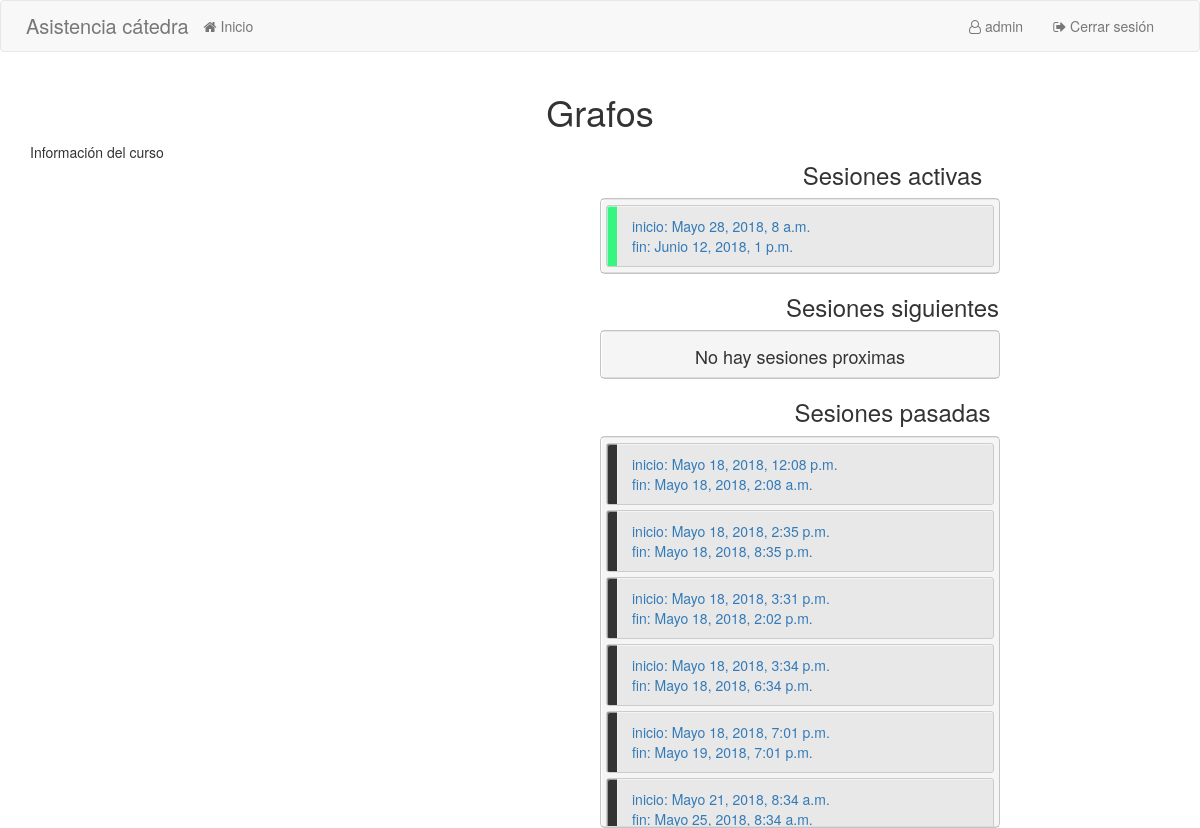
Page /curso/1/ (signed in) on the committed database.
### qr/models.py (models this page shows, shortened)
class Curso(models.Model):
    identificador = models.IntegerField(default=0000, null=False)
    nombre = models.CharField(max_length=300)
    clases = models.ManyToManyField(Clase)
    monitores = models.ManyToManyField(User)

class Clase(models.Model):
    inicio = models.DateTimeField(default=datetime.now)
    fin = models.DateTimeField(default=datetime.now)

### qr/views.py (the view)
# urls.py: url(r"^curso/(?P<id_curso>[0-9]+)/$", views.curso, name="curso"),
def curso(request, id_curso):
    curso = get_object_or_404(Curso, pk=id_curso)
    if request.user not in curso.monitores.all():
        return redirect('qr:home')
    dateNow = datetime.now(tz=timezone.utc)
    previous = curso.clases.all().filter(fin__lt=dateNow)
    next = curso.clases.all().filter(inicio__gt=dateNow)
    now = curso.clases.all().filter(Q(inicio__lte=dateNow)&Q(fin__gt=dateNow))
    context = {
        "curso" : curso,
        "previous": previous,
        "next": next,
        "now": now
    }
    return render(request, "qr/curso.html", context)

### templates/qr/curso.html (shortened to what this page needs)
{% extends 'qr/base.html' %}
{% load staticfiles %}
{% block head %}
    <link rel="stylesheet" href="{% static "qr/css/curso.css" %}">
{% endblock %}
{% block body %}
    <div class="container">
        <div class="row">
            <h1>{{ curso.nombre }}</h1>
        </div>
        <div class="row">
            <div class="col-sm-6">
                <p>Información del curso</p>
            </div>
            <div class="col-sm-6">
                <div class="row">
                    <h3>Sesiones activas</h3>
                    <div class="notebooks" >
                      <ul class="notebook_ul">
                          {%  for clase in now %}
                            <li class="li-clase li-active">
                                <a href="{% url 'qr:clase' curso.id clase.id%}">
                                  inicio: {{clase.inicio}}<br/>
                                  fin: {{clase.fin}}<br/>
                                </a>
                            </li>
                          {% endfor %}
                      </ul>
                    </div>
                </div>
                    <div class="row">
                        <h3>Sesiones siguientes</h3>
                        <div class="notebooks" >
                            <ul class="notebook_ul">
                             {% if not next %}
                            <h4>No hay sesiones proximas</h4>
                            {% endif %}
                      </ul>
                    </div>
                </div>
                <div class="row">
                    <h3>Sesiones pasadas</h3>
                    <div class="notebooks" >
                        <ul class="notebook_ul">
                            {%  for clase in previous %}
                                <li class="li-clase li-previous">
                                 <a href="{% url 'qr:clase' curso.id clase.id %}">
                                  inicio: {{clase.inicio}}<br/>
                                  fin: {{clase.fin}}<br/>
                                 </a>
                                </li>
                            {% endfor %}
                        </ul>
                    </div>
                </div>
            </div>
        </div>
    </div>
{% endblock %}

### templates/qr/base.html (shortened to what this page needs)
<!DOCTYPE html>
<html>
    {% load staticfiles %}
    <head>
        <link rel="stylesheet" href="https://maxcdn.bootstrapcdn.com/bootstrap/3.3.7/css/bootstrap.min.css">
        <link rel="stylesheet" href="https://maxcdn.bootstrapcdn.com/font-awesome/4.7.0/css/font-awesome.min.css">
        <link rel="stylesheet" href="{% static "qr/css/qr.css" %}">
        {% block head %}{% endblock %}
    </head>
    <body>
        {% if user.is_authenticated %}
        <header class="page-row">
            <nav class="navbar navbar-default">
              <div class="container-fluid">
                <div class="navbar-header">
                    <span class="nav-title">Asistencia cátedra</span>
                </div>
                <div class="collapse navbar-collapse" id="bs-example-navbar-collapse-1">
                  <ul class="nav navbar-nav">
                    <li><a href="{% url 'qr:home' %}">
                        <i class="fa fa-home" aria-hidden="true"></i> Inicio </a>
                    </li>
                  </ul>
                  <ul class="nav navbar-nav right-nav">
                    <li id="li-username">
                        <a href="#">
                            <i class="fa fa-user-o" aria-hidden="true"></i> {{ user.username }}
                        </a>
                    </li>
                    {% if user.is_authenticated %}
                        <li>
                            <a href="{% url 'qr:logout' %}"><i class="fa fa-sign-out" aria-hidden="true"></i> Cerrar sesión</a>
                        </li>
                    {% else %}
                        <li>
                            <a href="{% url 'qr:login' %}"><i class="fa fa-sign-in" aria-hidden="true"></i> Iniciar sesión</a>
                        </li>
                    {% endif %}
                  </ul>
                </div>
              </div>
            </nav>
        </header>
        {% endif %}
        <main class="page-row page-row-expanded">
            {% block body %}{% endblock %}
        </main>
    </body>
</html>

### qr/static/qr/css/qr.css (style rules this page uses)
body { background-color: #ffffff; }
h4,h1,h2,h3,h5 { text-align: center; }
#li-username { line-height: 50px; color: #777777; }
.nav-title { line-height: 50px; color: #777777; margin-left: 10px; font-size: 20px ; }
@media (min-width: 768px) { .right-nav { float: right; } }

### qr/static/qr/css/curso.css (style rules this page uses)
.notebooks { background: whitesmoke; max-width: 400px; width: 100%; border: 1px solid rgba(0, 0, 0, 0.2); border-radius: 5px; box-shadow: inset 1px 1px 0 white; max-height: 450px; }
.notebook_ul { margin: 0 auto; max-height: 390px; overflow-y: auto; border: 1px solid rgba(0, 0, 0, 0.1); padding: 5px 5px 0 5px; border-left: none; border-right: none; }
.li-clase { list-style: none; background-color: rgba(0, 0, 0, 0.05); padding: 10px 15px 10px 25px; border: 1px solid #CCC; box-shadow: inset 1px 1px 0 rgba(255, 255, 255, 0.5); margin-bottom: 5px; width: 100%; box-sizing: border-box; cursor: pointer; border-radius: 3px; }
.li-active { background-image: linear-gradient( 90deg, #35F67F 10px, #EEE 10px, #EEE 11px, transparent 11px); }
.li-previous { background-image: linear-gradient( 90deg, #333333 10px, #EEE 10px, #EEE 11px, transparent 11px); }

### rows in the picture
Curso: nombre "Grafos"
Clase: inicio "Mayo 28, 2018, 8 a.m.", fin "Junio 12, 2018, 1 p.m."
Clase: inicio "Mayo 18, 2018, 12:08 p.m.", fin "Mayo 18, 2018, 2:08 a.m."
Clase: inicio "Mayo 18, 2018, 2:35 p.m.", fin "Mayo 18, 2018, 8:35 p.m."
Clase: inicio "Mayo 18, 2018, 3:31 p.m.", fin "Mayo 18, 2018, 2:02 p.m."
Clase: inicio "Mayo 18, 2018, 3:34 p.m.", fin "Mayo 18, 2018, 6:34 p.m."
Clase: inicio "Mayo 18, 2018, 7:01 p.m.", fin "Mayo 19, 2018, 7:01 p.m."
Clase: inicio "Mayo 21, 2018, 8:34 a.m.", fin "Mayo 25, 2018, 8:34 a.m."

### other values in the picture
{{ user.username }} "admin"
